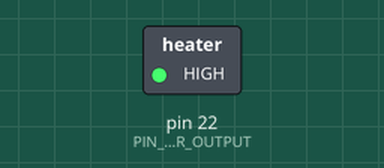
Simulated run of this sketch. Board: Arduino Mega 2560, built with avr-gcc and run on an emulated ATmega2560. On the bench: switched loads named in the sketch (green lamp = pin HIGH).

Above: at 0.1 s.
Timing chart, 0 to 1.6 s (numbered marks = the images above):
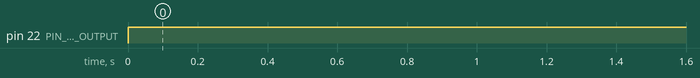

The sketch:

test_heater.ino
```cpp
// Heater
int PIN_HEATER_OUTPUT = 22;

void heater_enable(void)
{
  // Active LOW is enable
  digitalWrite(PIN_HEATER_OUTPUT, LOW);
}

void heater_disable(void)
{
  // Active HIGH is disable
  digitalWrite(PIN_HEATER_OUTPUT, HIGH);
}

void heater_myinit(void)
{
  pinMode(PIN_HEATER_OUTPUT, OUTPUT);
}


void setup() {
  // put your setup code here, to run once:
  heater_myinit();
}

int is_enable = 0;

void loop() {
  // put your main code here, to run repeatedly:
  if(is_enable == 0)
  {
    is_enable = 1;
    // heater_enable();
    heater_disable();
  }

  delay(1000);
}
```

Measured:
- by itself, pin 22 (PIN_HEATER_OUTPUT): LOW → HIGH at 0.00 s
